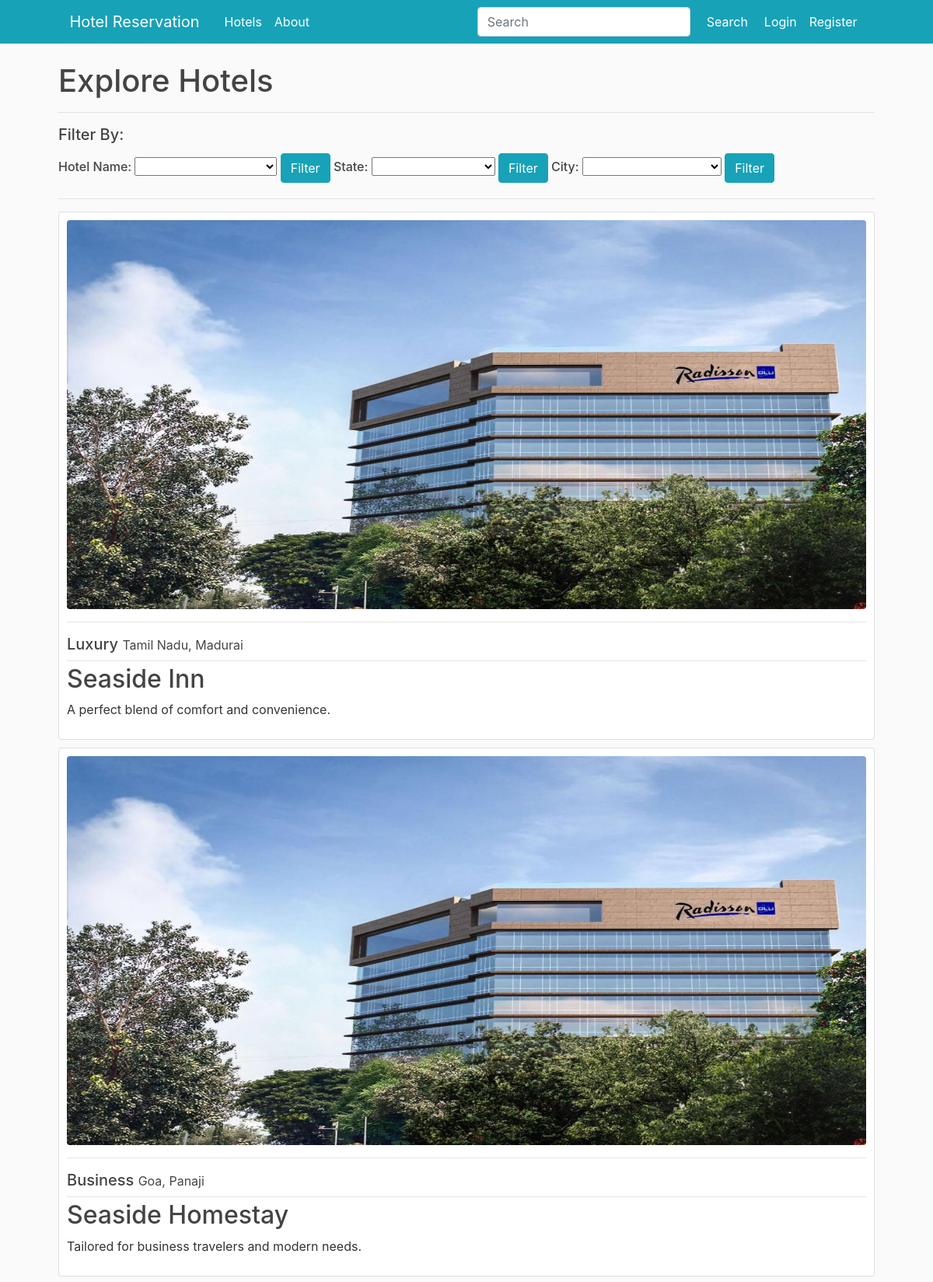
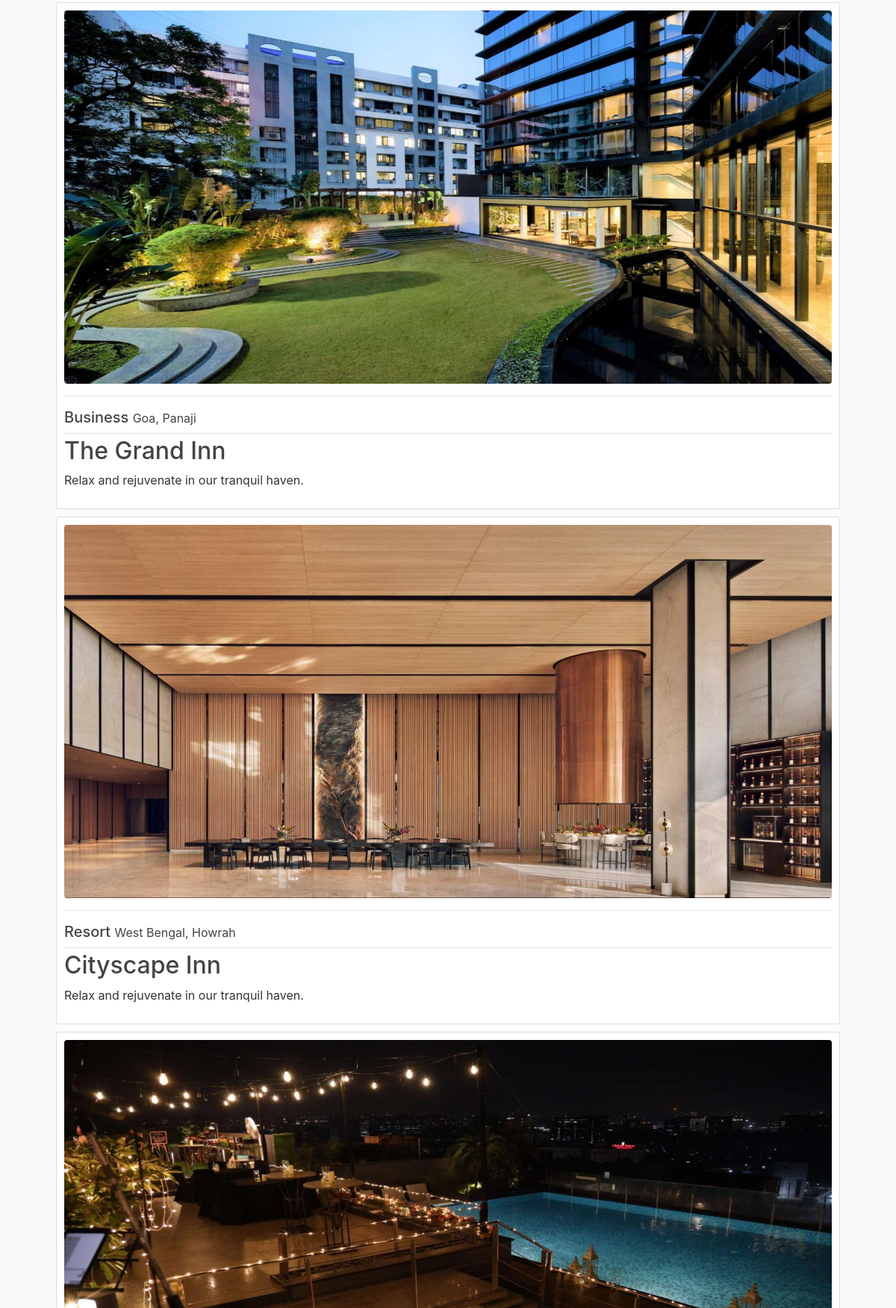
/home/ (upper part), run on the app's committed database (2 pictures, top to bottom).
### hotelreservation/models.py (models this page shows, shortened)
class Hotel(db.Model):
    id = db.Column(db.Integer, primary_key=True)
    name = db.Column(db.String(100), nullable=False)
    date_posted = db.Column(db.DateTime, nullable=False, default=datetime.utcnow)
    type = db.Column(db.String(20), nullable=False)
    description = db.Column(db.Text, nullable=False)
    image_file = db.Column(db.String(20), nullable=False, default="default.jpg")
    city = db.Column(db.String(50), nullable=False)
    state = db.Column(db.String(50), nullable=False)
    contact = db.Column(db.String(10), nullable=False)
    rooms = db.relationship("Room", backref="hotel", lazy=True)
    reservations = db.relationship("Reservation", backref="hotel", lazy="dynamic")

### hotelreservation/main/views.py (the view)
@main.route("/home/", methods=["GET", "POST"])
def home():
    print(f"request.args: {request.args}")
    page = request.args.get("page", 1, type=int)
    if request.method == "POST":
        print(f"request.form: {request.form}")
        select_name = request.form.getlist("name")
        select_city = request.form.getlist("city")
        select_state = request.form.getlist("state")
        print(f"select_name: {select_name}")
        print(f"select_city: {select_city}")
        print(f"select_state: {select_state}")
        filter_value = max([select_name, select_city, select_state])
        print(f"filter_value: {filter_value}")
        filter_ind = [select_name, select_city, select_state].index(filter_value)
        print(f"filter_ind: {filter_ind}")
        filters_list = [
            {"name": request.form.get("name", "")},
            {"city": request.form.get("city", "")},
            {"state": request.form.get("state", "")},
        ]
        print(f"filters_list: {filters_list}")
        filters = filters_list[filter_ind]
        print(f"filters: {filters}")
        filter_keys = filters.keys()
        print(f"filter_keys: {filter_keys}")
        filter_key = list(filter_keys)[0] if filter_keys else None
        print(f"filter_key: {filter_key}")
        filter_values = filters.values()
        print(f"filter_values: {filter_values}")
        filter_value = list(filters.values())[0] if filters.values() else None
        print(f"filter_value: {filter_value}")
    else:
        filter_key = request.args.get("filter_key", "", type=str)
        print(f"filter_key: {filter_key}")
        filter_value = request.args.get("filter_value", "", type=str)
        print(f"filter_value: {filter_value}")
    filters = {filter_key: filter_value} if filter_key and filter_value else {}
    print(f"filters: {filters}")
    hotels = Hotel.query.filter_by(**filters).order_by(Hotel.date_posted.desc()).paginate(page=page, per_page=5)
    hotel_names = Hotel.query.group_by(Hotel.name).order_by(Hotel.name.asc()).distinct().values(Hotel.name)
    hotel_names = [i[0] for i in hotel_names]
    hotel_names.insert(0, "")
    hotel_cities = Hotel.query.group_by(Hotel.city).order_by(Hotel.city.asc()).distinct().values(Hotel.city)
    hotel_cities = [i[0] for i in hotel_cities]
    hotel_cities.insert(0, "")
    hotel_states = Hotel.query.group_by(Hotel.state).order_by(Hotel.state.asc()).distinct().values(Hotel.state)
    hotel_states = [i[0] for i in hotel_states]
    hotel_states.insert(0, "")
    return render_template("home.html", title="Home", block_title="Home Page", hotels=hotels,
                           hotel_names=hotel_names, hotel_cities=hotel_cities, hotel_states=hotel_states,
                           filter_key=filter_key, filter_value=filter_value,
                           )

### hotelreservation/templates/home.html (shortened to what this page needs)
{% extends "base.html" %}
{% block content %}
    <h1>Explore Hotels</h1><hr>
    <form method="POST" action="{{ url_for('main.home', filter_key=filter_key, filter_value=filter_value) }}">
        <h5>Filter By:</h5>
        <h6>
            Hotel Name:
            <select name="name">
                {% for hotel_name in hotel_names %}
                    <option value="{{ hotel_name }}" >{{ hotel_name }}</option>
                {% endfor %}
            </select>
            <input id="nx" name="name" class="btn btn-info btn-md mt-1 mb-1" type="submit" value="Filter" />
            State:
            <select name="state">
                {% for hotel_state in hotel_states %}
                    <option value="{{ hotel_state }}" >{{ hotel_state }}</option>
                {% endfor %}
            </select>
            <input id="sx" name="state" class="btn btn-info btn-md mt-1 mb-1" type="submit" value="Filter" />
            City:
            <select name="city">
                {% for hotel_city in hotel_cities %}
                    <option value="{{ hotel_city }}" >{{ hotel_city }}</option>
                {% endfor %}
            </select>
            <input id="cx" name="city" class="btn btn-info btn-md mt-1 mb-1" type="submit" value="Filter" />
        </h6>
    </form>
    <hr>
    {% for hotel in hotels %}
        <article class="media content-section">
            <div class="media-body">
                <div class="image-container">
                    <a class="article-title" href="{{ url_for('hotels.hotel_rooms', hotel_id=hotel.id) }}">
                        <img class="img-fluid rounded" src="{{ url_for('static', filename='hotel_images/' + hotel.image_file) }}" alt="{{ hotel.name }}">
                    </a>
                </div><hr>
                <div class="article-metadata">
                    <h5>
                        {{ hotel.type }}
                        <small class="article-content">{{ hotel.state }}, {{ hotel.city }}</small>
                    </h5>
                </div>
                <h2><a class="article-title" href="{{ url_for('hotels.hotel_rooms', hotel_id=hotel.id) }}">{{ hotel.name }}</a></h2>
                <p class="article-content">{{ hotel.description }}</p>
            </div>
        </article>
    {% endfor %}
{% endblock content %}

### hotelreservation/static/main.css (style rules this page uses)
body { background: #fafafa; color: #333333; margin-top: 5rem; margin-bottom: 5rem; }
.container img { text-align: center; width: 100%; height: 500px; }
h1, h2, h3, h4, h5, h6 { color: #444444; }
.content-section { background: #ffffff; padding: 10px 10px; border: 1px solid #dddddd; border-radius: 3px; margin-bottom: 10px; }
.article-title { color: #444444; }
.article-content { white-space: pre-line; }
.article-metadata { padding-bottom: 1px; margin-bottom: 4px; border-bottom: 1px solid #e3e3e3 }

### data on the page
Hotel: image_file (picture), type "Luxury", state "Tamil Nadu", city "Madurai", name "Seaside Inn", description "A perfect blend of comfort and convenience."
Hotel: image_file (picture), type "Business", state "Goa", city "Panaji", name "Seaside Homestay", description "Tailored for business travelers and modern needs."
Hotel: image_file (picture), type "Business", state "Goa", city "Panaji", name "The Grand Inn", description "Relax and rejuvenate in our tranquil haven."
Hotel: image_file (picture), type "Resort", state "West Bengal", city "Howrah", name "Cityscape Inn", description "Relax and rejuvenate in our tranquil haven."
Hotel: image_file (picture)
